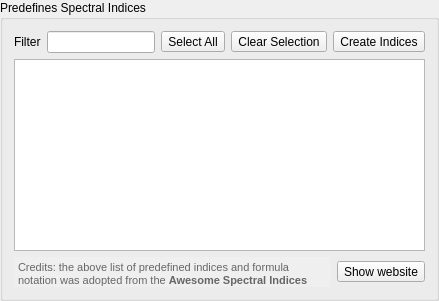
         <widget class="QgsCollapsibleGroupBox" name="mGroupBox_4">
          <property name="sizePolicy">
           <sizepolicy hsizetype="Preferred" vsizetype="Preferred">
            <horstretch>0</horstretch>
            <verstretch>1</verstretch>
           </sizepolicy>
          </property>
          <property name="minimumSize">
           <size>
            <width>0</width>
            <height>100</height>
           </size>
          </property>
          <property name="title">
           <string>Predefines Spectral Indices</string>
          </property>
          <property name="checkable">
           <bool>false</bool>
          </property>
          <layout class="QVBoxLayout" name="verticalLayout_5">
           <item>
            <layout class="QHBoxLayout" name="horizontalLayout_3">
             <item>
              <widget class="QLabel" name="label_11">
               <property name="sizePolicy">
                <sizepolicy hsizetype="Fixed" vsizetype="Preferred">
                 <horstretch>1</horstretch>
                 <verstretch>0</verstretch>
                </sizepolicy>
               </property>
               <property name="text">
                <string>Filter</string>
               </property>
              </widget>
             </item>
             <item>
              <widget class="QgsFilterLineEdit" name="mFilter">
               <property name="text">
                <string/>
               </property>
               <property name="nullValue">
                <string/>
               </property>
               <property name="defaultValue">
                <string/>
               </property>
               <property name="showSearchIcon">
                <bool>true</bool>
               </property>
               <property name="showSpinner">
                <bool>false</bool>
               </property>
               <property name="qgisRelation" stdset="0">
                <string notr="true"/>
               </property>
              </widget>
             </item>
             <item>
              <widget class="QToolButton" name="mSelectAll">
               <property name="text">
                <string>Select All</string>
               </property>
              </widget>
             </item>
             <item>
              <widget class="QToolButton" name="mSelectNone">
               <property name="text">
                <string>Clear Selection</string>
               </property>
              </widget>
             </item>
             <item>
              <widget class="QToolButton" name="mCreate">
               <property name="text">
                <string>Create Indices</string>
               </property>
               <property name="icon">
                <iconset>
                 <normaloff>:/images/themes/default/processingAlgorithm.svg</normaloff>:/images/themes/default/processingAlgorithm.svg</iconset>
               </property>
               <property name="toolButtonStyle">
                <enum>Qt::ToolButtonTextBesideIcon</enum>
               </property>
              </widget>
             </item>
            </layout>
           </item>
           <item>
            <widget class="QTableView" name="mTable">
             <property name="minimumSize">
              <size>
               <width>0</width>
               <height>0</height>
              </size>
             </property>
             <property name="selectionBehavior">
              <enum>QAbstractItemView::SelectRows</enum>
             </property>
             <property name="sortingEnabled">
              <bool>true</bool>
             </property>
            </widget>
           </item>
           <item>
            <layout class="QHBoxLayout" name="horizontalLayout">
             <item>
              <widget class="QTextEdit" name="textEdit_2">
               <property name="enabled">
                <bool>false</bool>
               </property>
               <property name="sizePolicy">
                <sizepolicy hsizetype="Expanding" vsizetype="Fixed">
                 <horstretch>0</horstretch>
                 <verstretch>0</verstretch>
                </sizepolicy>
               </property>
               <property name="maximumSize">
                <size>
                 <width>16777215</width>
                 <height>30</height>
                </size>
               </property>
               <property name="frameShape">
                <enum>QFrame::NoFrame</enum>
               </property>
               <property name="verticalScrollBarPolicy">
                <enum>Qt::ScrollBarAlwaysOff</enum>
               </property>
               <property name="horizontalScrollBarPolicy">
                <enum>Qt::ScrollBarAlwaysOff</enum>
               </property>
               <property name="html">
                <string>&lt;!DOCTYPE HTML PUBLIC &quot;-//W3C//DTD HTML 4.0//EN&quot; &quot;http://www.w3.org/TR/REC-html40/strict.dtd&quot;&gt;
&lt;html&gt;&lt;head&gt;&lt;meta name=&quot;qrichtext&quot; content=&quot;1&quot; /&gt;&lt;style type=&quot;text/css&quot;&gt;
p, li { white-space: pre-wrap; }
&lt;/style&gt;&lt;/head&gt;&lt;body style=&quot; font-family:'MS Shell Dlg 2'; font-size:8.25pt; font-weight:400; font-style:normal;&quot;&gt;
&lt;p style=&quot; margin-top:12px; margin-bottom:12px; margin-left:0px; margin-right:0px; -qt-block-indent:0; text-indent:0px;&quot;&gt;&lt;span style=&quot; font-size:8pt; color:#666666;&quot;&gt;Credits: the above list of predefined indices and formula notation was adopted from the &lt;/span&gt;&lt;span style=&quot; font-size:8pt; font-weight:600; color:#666666;&quot;&gt;Awesome Spectral Indices&lt;/span&gt;&lt;span style=&quot; font-size:8pt; color:#666666;&quot;&gt; project, that  provides a ready-to-use curated list of Spectral Indices for Remote Sensing applications. Make sure to check out the project website.&lt;/span&gt;&lt;/p&gt;&lt;/body&gt;&lt;/html&gt;</string>
               </property>
              </widget>
             </item>
             <item>
              <widget class="QToolButton" name="mWebsite">
               <property name="text">
                <string>Show website</string>
               </property>
              </widget>
             </item>
            </layout>
           </item>
          </layout>
         </widget>
